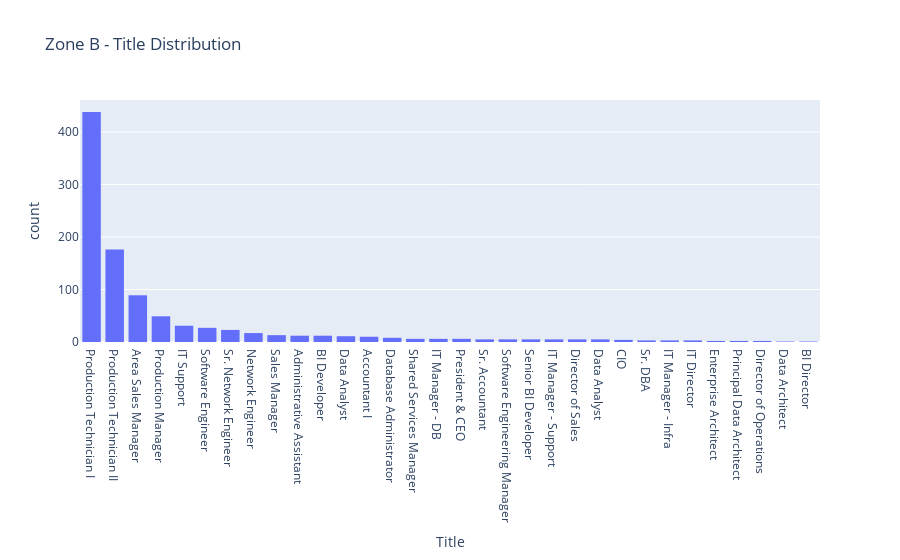

The notebook cell saved with this chart:
### Code cell
fig_zone_b_title = px.histogram(zone_b_data, x="Title", title="Zone B - Title Distribution")
fig_zone_b_title.update_xaxes(categoryorder="total descending")
fig_zone_b_title.show()

### Figure 1 — Plotly figure (JSON) as saved in the notebook; plotly's stock layout.template omitted (floating-point values rounded to 4 significant figures; data arrays with more than 128 entries replaced by an {"elided": "..."} marker saying what was removed)
{"data": [{"alignmentgroup": "True", "bingroup": "x", "hovertemplate": "Title=%{x}<br>count=%{y}<extra></extra>", "legendgroup": "", "marker": {"color": "#636efa", "pattern": {"shape": ""}}, "name": "", "offsetgroup": "", "orientation": "v", "showlegend": false, "type": "histogram", "x": {"elided": "985 str values"}, "xaxis": "x", "yaxis": "y"}], "layout": {"barmode": "relative", "legend": {"tracegroupgap": 0}, "title": {"text": "Zone B - Title Distribution"}, "xaxis": {"anchor": "y", "categoryorder": "total descending", "domain": [0, 1], "title": {"text": "Title"}}, "yaxis": {"anchor": "x", "domain": [0, 1], "title": {"text": "count"}}}}
